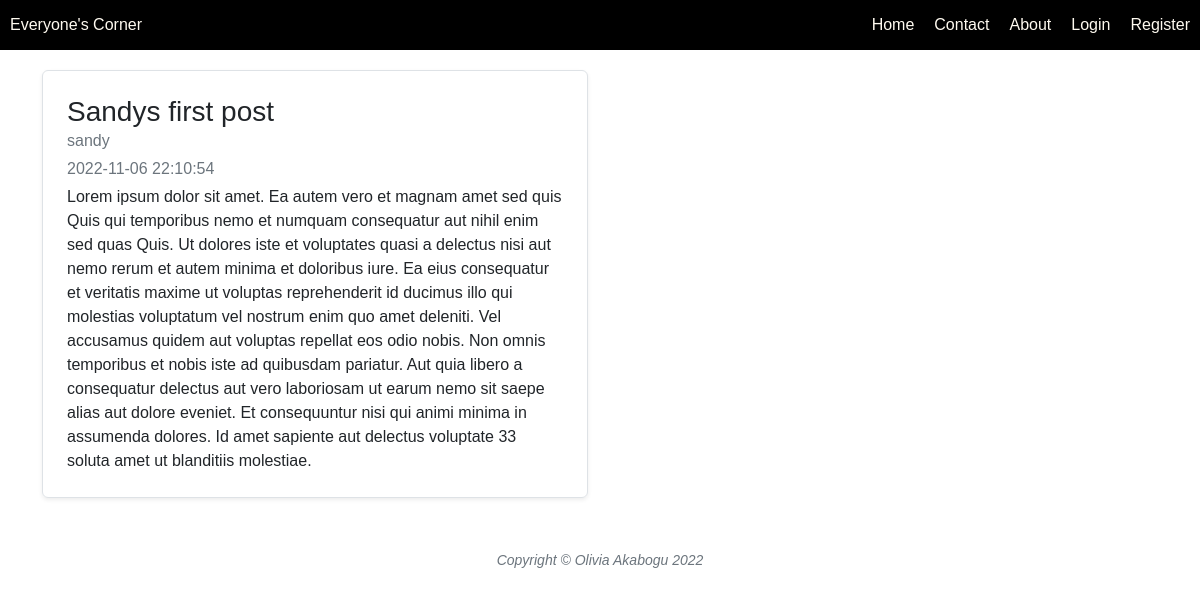
The page /blog/1 on the database its author committed.
### app.py (models this page shows, shortened)
class Blogposts(db.Model):
    id = db.Column(db.Integer, primary_key=True)
    title = db.Column(db.String(255), nullable=False)
    post = db.Column(db.Text, nullable=False)
    author = db.Column(db.String(25), nullable=False)
    date_posted = db.Column(db.DateTime, nullable=False, default=datetime.utcnow)

### app.py (the view)
@app.route('/blog/<int:id>')
def get_blog(id):
    blog = Blogposts.query.filter_by(id=id).first()
    return render_template("blog.html", blog=blog)

### templates/blog.html (shortened to what this page needs)
{% extends 'base.html' %}
{% block content %}
    <div class="row mb-2">
            <div class="col-md-6">
              <div class="row g-0 border rounded overflow-hidden flex-md-row mb-4 shadow-sm h-md-250 position-relative">
                <div class="col p-4 d-flex flex-column position-static">
                  <h3 class="mb-0">{{ blog.title }}</h3>
                    <div class="mb-1 text-muted">{{ blog.author }}</div>
                    <div class="mb-1 text-muted">{{ blog.date_posted }}</div>
                    <p class="card-text mb-auto">{{ blog.post }}</p>
                </div>
              </div>
            </div>
    </div>
</div>
{% endblock content %}

### static/css/style.css (style rules this page uses)
* { font-family: Arial, Helvetica, sans-serif; box-sizing: border-box; }
body { margin: 0; text-align: center; background-color: #eee; color: midnightblue; font-size: 20px; }

### rows shown on the page
Blogposts: title "Sandys first post", author "sandy", date_posted "2022-11-06 22:10:54", post "Lorem ipsum dolor sit amet. Ea autem vero et magnam amet sed quis Quis qui temporibus nemo et numquam consequatur aut nihil enim sed quas Quis. Ut dolores iste et voluptates quasi a delectus nisi aut nemo rerum et autem minima et doloribus iure. Ea eius consequatur et veritatis maxime ut voluptas reprehenderit id ducimus illo qui molestias voluptatum vel nostrum enim quo amet deleniti. Vel accusamus quidem aut voluptas repellat eos odio nobis. Non omnis temporibus et nobis iste ad quibusdam pariatur. Aut quia libero a consequatur delectus aut vero laboriosam ut earum nemo sit saepe alias aut dolore eveniet. Et consequuntur nisi qui animi minima in assumenda dolores. Id amet sapiente aut…"
